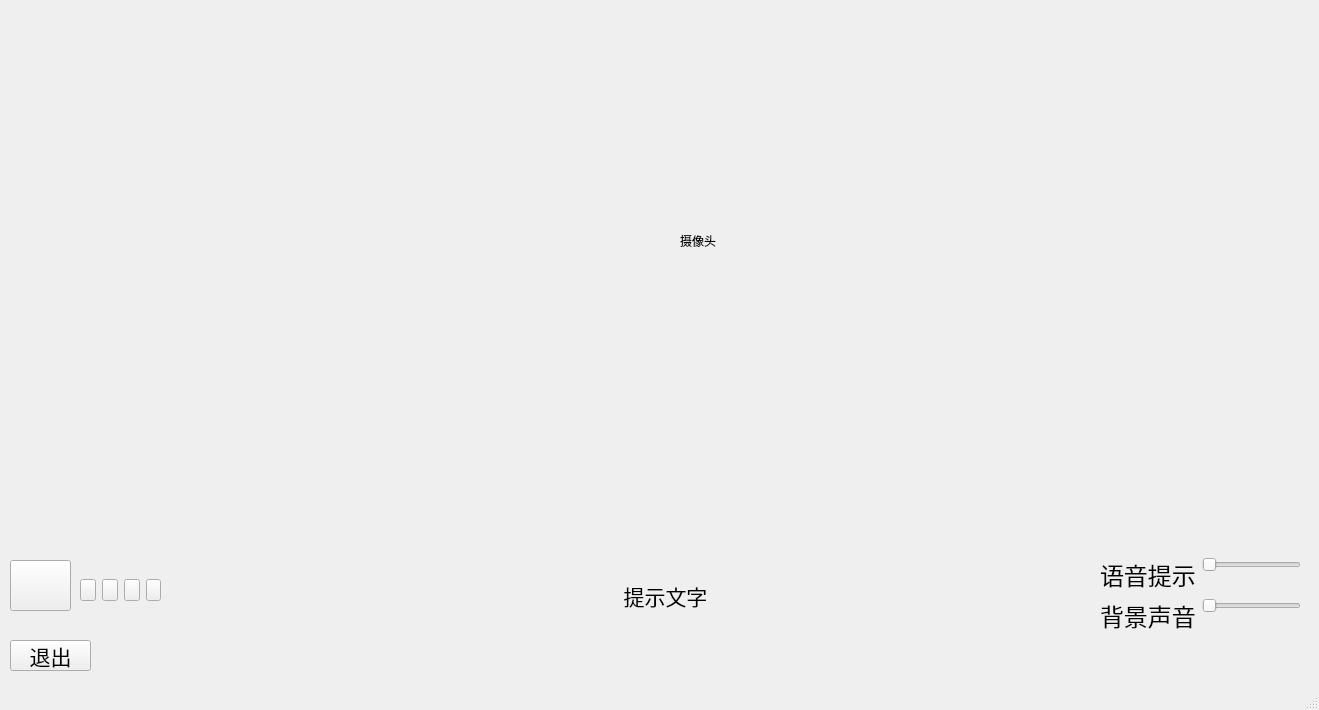
<?xml version="1.0" encoding="UTF-8"?>
<ui version="4.0">
 <class>MainWindow</class>
 <widget class="QMainWindow" name="MainWindow">
  <property name="geometry">
   <rect>
    <x>0</x>
    <y>0</y>
    <width>1319</width>
    <height>710</height>
   </rect>
  </property>
  <property name="windowTitle">
   <string>MainWindow</string>
  </property>
  <property name="autoFillBackground">
   <bool>true</bool>
  </property>
  <widget class="QWidget" name="centralwidget">
   <widget class="QWidget" name="gridLayoutWidget">
    <property name="geometry">
     <rect>
      <x>0</x>
      <y>0</y>
      <width>681</width>
      <height>481</height>
     </rect>
    </property>
    <layout class="QGridLayout" name="gridLayout_2">
     <item row="2" column="4" rowspan="2">
      <widget class="TrainingVideoWidget" name="videoWidget" native="true">
       <property name="enabled">
        <bool>true</bool>
       </property>
       <property name="sizePolicy">
        <sizepolicy hsizetype="Expanding" vsizetype="Preferred">
         <horstretch>0</horstretch>
         <verstretch>0</verstretch>
        </sizepolicy>
       </property>
       <property name="autoFillBackground">
        <bool>true</bool>
       </property>
       <property name="styleSheet">
        <string notr="true">{background-color:#ffffff;}</string>
       </property>
      </widget>
     </item>
    </layout>
   </widget>
   <widget class="QWidget" name="gridLayoutWidget_2">
    <property name="geometry">
     <rect>
      <x>80</x>
      <y>560</y>
      <width>81</width>
      <height>61</height>
     </rect>
    </property>
    <layout class="QGridLayout" name="gridLayout_3">
     <item row="0" column="0">
      <widget class="QPushButton" name="btn_stopTraining">
       <property name="autoFillBackground">
        <bool>false</bool>
       </property>
       <property name="styleSheet">
        <string notr="true">QPushButton{border-image: url(img/stopTraining.png)}</string>
       </property>
       <property name="text">
        <string/>
       </property>
       <property name="icon">
        <iconset>
         <normaloff>C:/Users/81583/.designer/backup/from TrainingVideoWidget import TrainingVideoWidget</normaloff>C:/Users/81583/.designer/backup/from TrainingVideoWidget import TrainingVideoWidget</iconset>
       </property>
      </widget>
     </item>
     <item row="0" column="3">
      <widget class="QPushButton" name="open_camera">
       <property name="autoFillBackground">
        <bool>false</bool>
       </property>
       <property name="styleSheet">
        <string notr="true">QPushButton{border-image: url(img/openCam.png)}</string>
       </property>
       <property name="text">
        <string/>
       </property>
       <property name="icon">
        <iconset>
         <normaloff>C:/Users/81583/.designer/backup/img/openCam.png</normaloff>C:/Users/81583/.designer/backup/img/openCam.png</iconset>
       </property>
      </widget>
     </item>
     <item row="0" column="1">
      <widget class="QPushButton" name="btn_startTraining">
       <property name="autoFillBackground">
        <bool>false</bool>
       </property>
       <property name="styleSheet">
        <string notr="true">QPushButton{border-image: url(img/startTraining.png)}</string>
       </property>
       <property name="text">
        <string/>
       </property>
      </widget>
     </item>
     <item row="0" column="2">
      <widget class="QPushButton" name="close_camera">
       <property name="autoFillBackground">
        <bool>false</bool>
       </property>
       <property name="styleSheet">
        <string notr="true">QPushButton{border-image: url(img/closeCam.png)}</string>
       </property>
       <property name="text">
        <string/>
       </property>
       <property name="icon">
        <iconset>
         <normaloff>C:/Users/81583/.designer/backup/img/closeCam.png</normaloff>C:/Users/81583/.designer/backup/img/closeCam.png</iconset>
       </property>
      </widget>
     </item>
    </layout>
   </widget>
   <widget class="QWidget" name="formLayoutWidget">
    <property name="geometry">
     <rect>
      <x>1100</x>
      <y>520</y>
      <width>201</width>
      <height>151</height>
     </rect>
    </property>
    <layout class="QFormLayout" name="formLayout">
     <item row="3" column="0">
      <spacer name="verticalSpacer">
       <property name="orientation">
        <enum>Qt::Vertical</enum>
       </property>
       <property name="sizeHint" stdset="0">
        <size>
         <width>20</width>
         <height>40</height>
        </size>
       </property>
      </spacer>
     </item>
     <item row="4" column="0">
      <widget class="QLabel" name="label_3">
       <property name="font">
        <font>
         <pointsize>18</pointsize>
        </font>
       </property>
       <property name="text">
        <string>语音提示</string>
       </property>
      </widget>
     </item>
     <item row="6" column="0">
      <widget class="QLabel" name="label_2">
       <property name="font">
        <font>
         <pointsize>18</pointsize>
        </font>
       </property>
       <property name="text">
        <string>背景声音</string>
       </property>
      </widget>
     </item>
     <item row="6" column="1">
      <widget class="QSlider" name="horizontalSlider_2">
       <property name="orientation">
        <enum>Qt::Horizontal</enum>
       </property>
      </widget>
     </item>
     <item row="7" column="0">
      <spacer name="verticalSpacer_2">
       <property name="orientation">
        <enum>Qt::Vertical</enum>
       </property>
       <property name="sizeHint" stdset="0">
        <size>
         <width>20</width>
         <height>40</height>
        </size>
       </property>
      </spacer>
     </item>
     <item row="4" column="1">
      <widget class="QSlider" name="horizontalSlider">
       <property name="orientation">
        <enum>Qt::Horizontal</enum>
       </property>
      </widget>
     </item>
    </layout>
   </widget>
   <widget class="QWidget" name="gridLayoutWidget_4">
    <property name="geometry">
     <rect>
      <x>240</x>
      <y>520</y>
      <width>851</width>
      <height>151</height>
     </rect>
    </property>
    <layout class="QGridLayout" name="gridLayout_5">
     <item row="0" column="1">
      <widget class="QLabel" name="tips_label">
       <property name="font">
        <font>
         <pointsize>16</pointsize>
        </font>
       </property>
       <property name="layoutDirection">
        <enum>Qt::LeftToRight</enum>
       </property>
       <property name="text">
        <string>提示文字</string>
       </property>
       <property name="alignment">
        <set>Qt::AlignCenter</set>
       </property>
      </widget>
     </item>
    </layout>
   </widget>
   <widget class="QWidget" name="verticalLayoutWidget">
    <property name="geometry">
     <rect>
      <x>680</x>
      <y>0</y>
      <width>701</width>
      <height>481</height>
     </rect>
    </property>
    <layout class="QVBoxLayout" name="verticalLayout">
     <item>
      <widget class="QLabel" name="cameraLabel">
       <property name="sizePolicy">
        <sizepolicy hsizetype="Expanding" vsizetype="Expanding">
         <horstretch>0</horstretch>
         <verstretch>0</verstretch>
        </sizepolicy>
       </property>
       <property name="autoFillBackground">
        <bool>true</bool>
       </property>
       <property name="text">
        <string>摄像头</string>
       </property>
      </widget>
     </item>
    </layout>
   </widget>
   <widget class="QPushButton" name="btn_more">
    <property name="geometry">
     <rect>
      <x>10</x>
      <y>560</y>
      <width>61</width>
      <height>51</height>
     </rect>
    </property>
    <property name="toolTip">
     <string/>
    </property>
    <property name="autoFillBackground">
     <bool>false</bool>
    </property>
    <property name="styleSheet">
     <string notr="true">QPushButton{border-image: url(img/more.png)}</string>
    </property>
    <property name="text">
     <string/>
    </property>
    <property name="icon">
     <iconset>
      <normaloff>C:/Users/81583/.designer/backup/more.png</normaloff>C:/Users/81583/.designer/backup/more.png</iconset>
    </property>
    <property name="iconSize">
     <size>
      <width>40</width>
      <height>40</height>
     </size>
    </property>
    <property name="checkable">
     <bool>false</bool>
    </property>
   </widget>
   <widget class="QPushButton" name="pushButton">
    <property name="geometry">
     <rect>
      <x>10</x>
      <y>640</y>
      <width>81</width>
      <height>31</height>
     </rect>
    </property>
    <property name="font">
     <font>
      <pointsize>16</pointsize>
     </font>
    </property>
    <property name="text">
     <string>退出</string>
    </property>
   </widget>
  </widget>
  <widget class="QMenuBar" name="menubar">
   <property name="geometry">
    <rect>
     <x>0</x>
     <y>0</y>
     <width>1319</width>
     <height>18</height>
    </rect>
   </property>
  </widget>
  <widget class="QStatusBar" name="statusbar"/>
 </widget>
 <customwidgets>
  <customwidget>
   <class>TrainingVideoWidget</class>
   <extends>QWidget</extends>
   <header>trainingvideowidget.h</header>
   <container>1</container>
  </customwidget>
 </customwidgets>
 <resources/>
 <connections/>
</ui>
